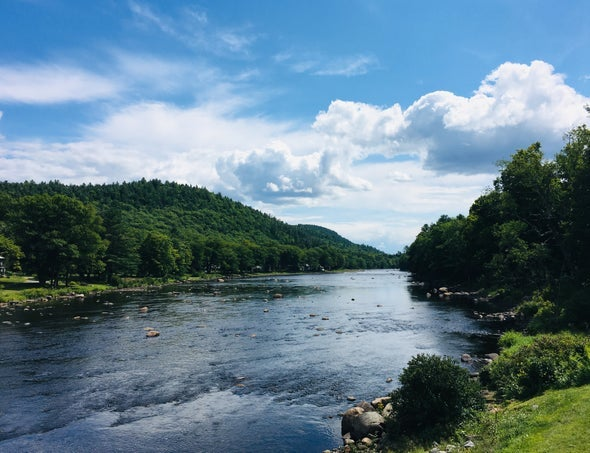
#> input picture Edge_Detection/nature.jpg, 590 x 453 px
$ jupyter execute Edge_Detection.ipynb   (older library calls are emulated)
#> lines starting #> are read from the running program, lines starting #| are printed output that depends on the picture; after the words box and inside, x2 and y2 are one past the last pixel; in counts of white or black regions, pixels touching at a corner belong together
[cell 1]
import cv2
import numpy as np

[cell 2]
image = cv2.imread('nature.jpg',0)
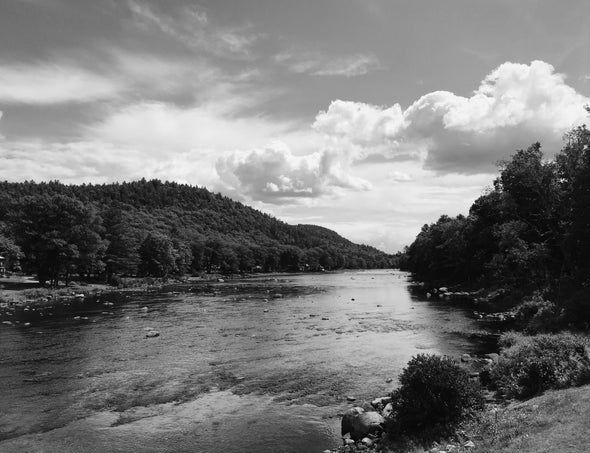
#> image: shape (453, 590); min 0, max 255, mean 119.6
height,width = image.shape
#> height = 453; width = 590

[cell 3]
sobel_x = cv2.Sobel(image,cv2.CV_64F,0,1,ksize=5)
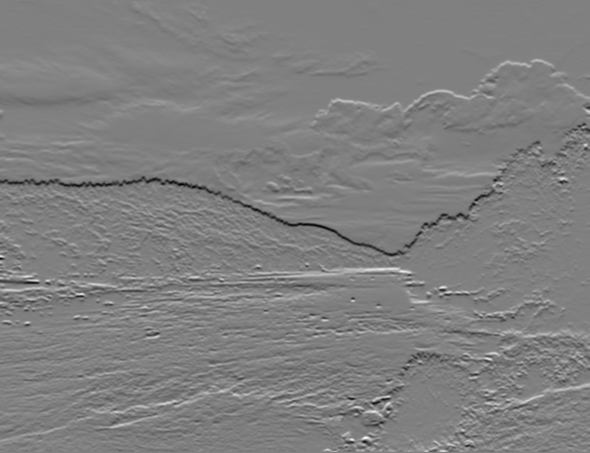
#> sobel_x: shape (453, 590) float64; min -8684, max 8589, mean -12.8; drawn with min black and max white
sobel_y = cv2.Sobel(image,cv2.CV_64F,1,0,ksize=5)
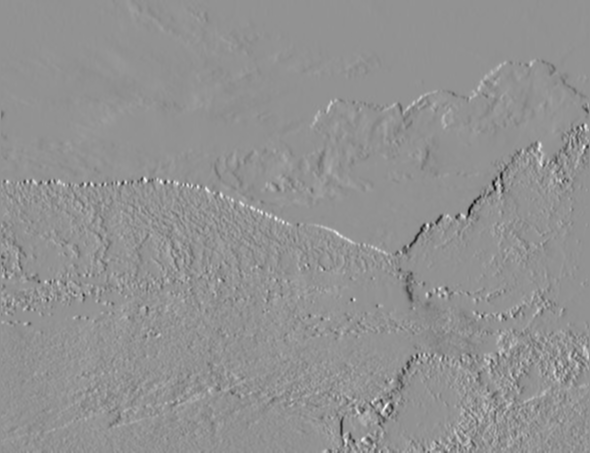
#> sobel_y: shape (453, 590) float64; min -9136, max 6794, mean -3.8; drawn with min black and max white

[cell 4]
cv2.imshow('Original',image)
# [5 lines of commented-out code are left out]

sobel_OR = cv2.bitwise_or(sobel_x,sobel_y)
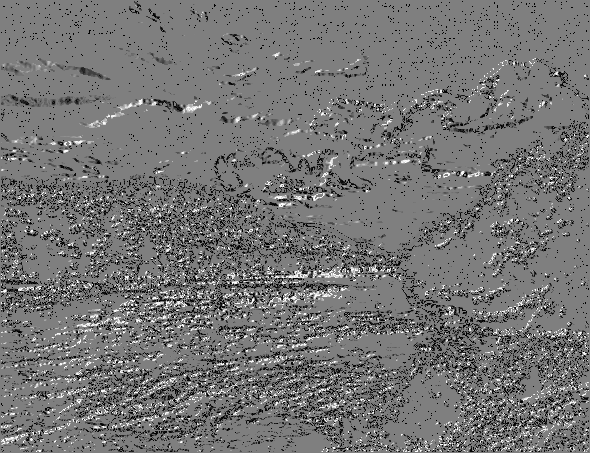
#> sobel_OR: shape (453, 590) float64; 0.87% of the values are NaN or infinite; the others: min -131056, max 131056, mean -9531.3; drawn with min black, max white, NaN and infinite black
# cv2.imshow('Sobel_OR',sobel_OR)
# cv2.waitKey(0)

laplacian = cv2.Laplacian(image,cv2.CV_64F)
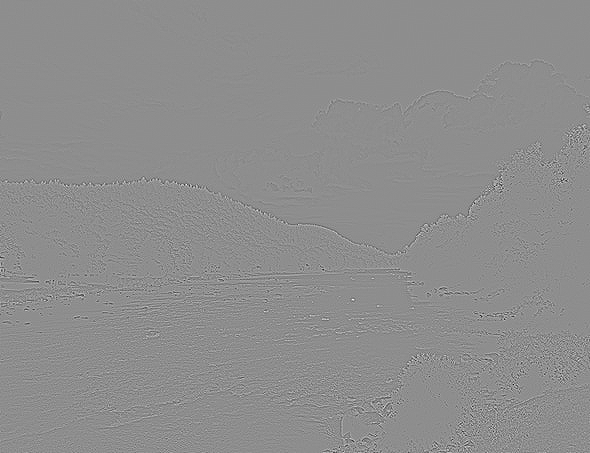
#> laplacian: shape (453, 590) float64; min -471, max 376, mean 0; drawn with min black and max white
# cv2.imshow('Laplacian',laplacian)
# cv2.waitKey(0)

canny = cv2.Canny(image,50,120)
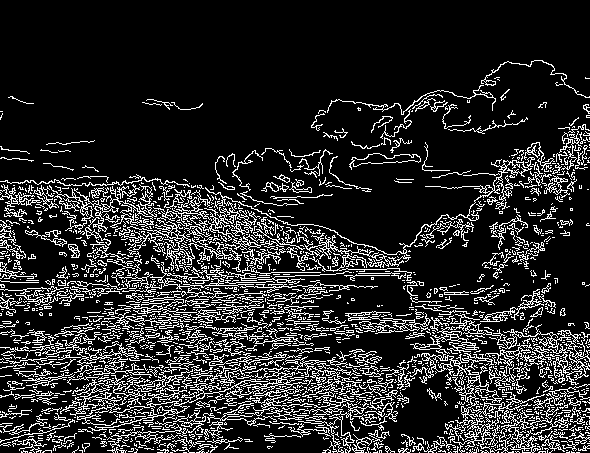
#> canny: shape (453, 590); 16.3% white in thin lines or dots, all inside (x1, y1, x2, y2) = (0, 60, 590, 453)
cv2.imshow('Canny',canny)
cv2.waitKey(0)

cv2.destroyAllWindows()
